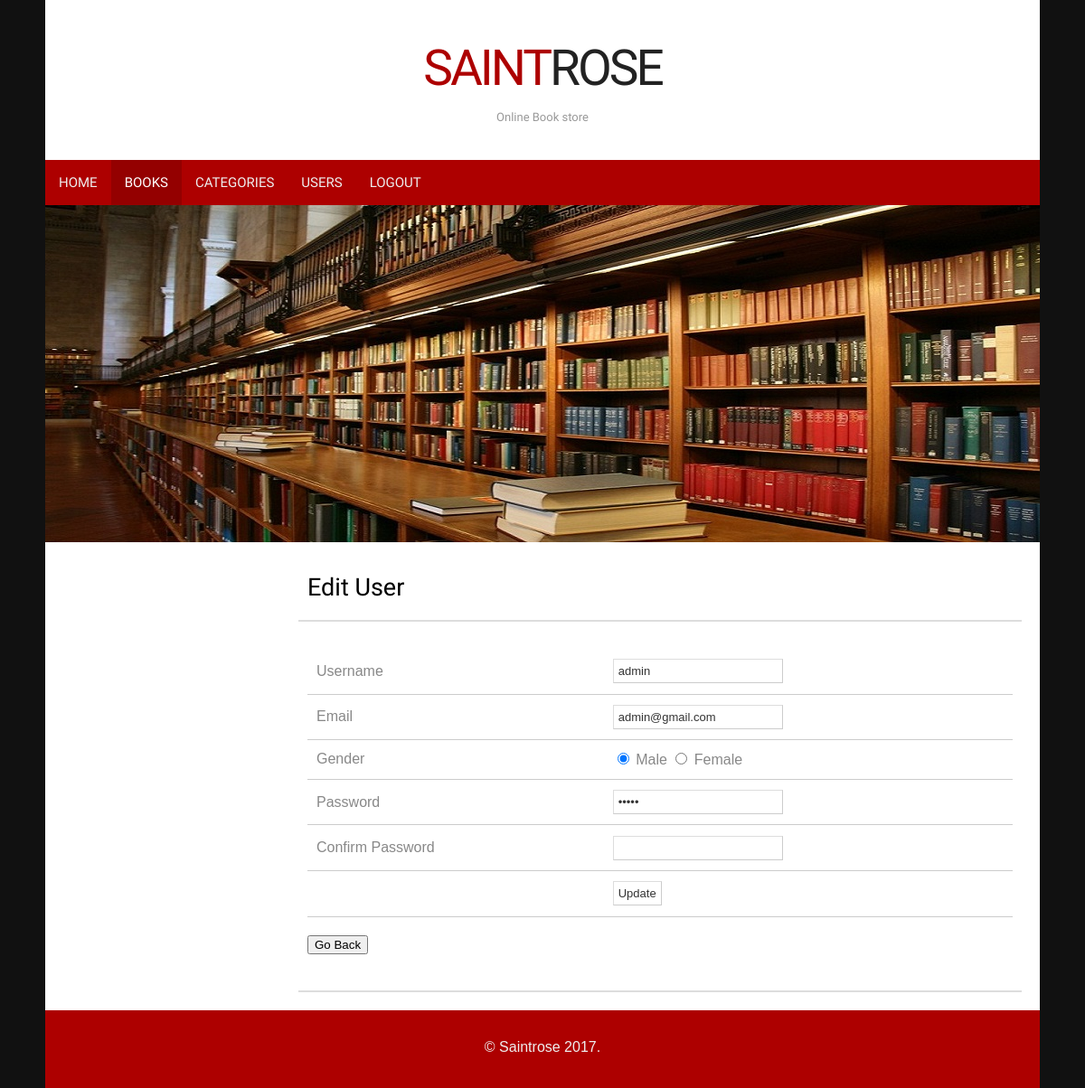
The app's page /edit_user.php?uid=10 (signed in) with its own data.
### tables this page shows
CREATE TABLE IF NOT EXISTS `users` (
  `id` int(10) NOT NULL AUTO_INCREMENT,
  `lastname` varchar(30) NOT NULL,
  `firstname` varchar(50) NOT NULL,
  `username` varchar(25) NOT NULL,
  `password` varchar(25) NOT NULL,
  `usertype` varchar(30) NOT NULL,
  `email` varchar(25) NOT NULL,
  `gender` varchar(6) NOT NULL,
  `address` varchar(50) NOT NULL,
  PRIMARY KEY (`id`)
);

### edit_user.php (the view, shortened to what this page needs)
<!Doctype html>
<head>
<link rel="stylesheet" href="styles.css" type="text/css" />
</head>
<body>
<div id="container">
    <header>
    	<h1><a href="index.php">Saint<span>Rose</span></a></h1>
        <h2>Online Book store</h2>
    </header>
    <nav>
    	<ul>
        	<li><a href="admin_home.php">Home</a></li>
            <li  class="start selected"><a href="view_books.php">Books</a></li>
            <li><a href="view_categories.php">Categories</a></li>
            <li><a href="view_users.php">Users</a></li>
		   <li class="end"><a href="logout.php">Logout</a></li>
        </ul>
    </nav>
 	<img src="images/adminbanner.jpg" alt="Books" />
    <div id="body">
		<section id="content">
	<article><h2> Edit User </h2>
		</article>
		<article class="expanded">
		<?php
			include("connect.php");  ?>
             <?php
				 $userid=$_GET['uid'];
				$res=mysqli_query($con,"select * from users where id=$userid");
				$re=mysqli_fetch_array($res);
?>
                <form action="#" method="post" onSubmit="return chkpwds();" >
					<p><table width="100%" height="297" border="0" cellpadding="0" cellspacing="0">
					<td>Username</td>
                     <td colspan="2">
                      <input type="text" name="username" value="<?php echo $re['username']; ?>" />
                      </td>
                  <tr>
                    <td>Email</td>
                    <td><input type="text" name="email" value="<?php echo $re['email']; ?>" /></td>
                  </tr>
                  <tr>
                    <td>Gender</td>
                    <td><input type="radio" name="gender" value="male"  <?php
					if($re['gender']=='male')
					{
					echo "checked='checked' ";
					}
					?>
					 />
Male
<input type="radio" name="gender" value="female" <?php
					if($re['gender']=='female')
					{
					echo "checked='checked' ";
					}
					?>  />
Female</td>
                  </tr>
                  <tr>
                    <td>Password</td>
                    <td>
					 <input type="password" name="passwd" id="passwd" value="<?php echo $re['password']; ?>"/>
                  </td>
				  </tr>
<tr><tr>
                    <td>Confirm Password</td>
                    <td>
					 <input type="password" name="cpasswd" id="cpasswd" value=""/>
                  </td>
				  </tr>
<tr>
                    <td></td>
                    <td><input type="submit" name="update" value="Update" /></td>
                  </tr>
                </table>
                </p>
                </form>
              <td>
               <input type="button" onClick="history.go(-1);" value="Go Back" />
                                        </td>
	</article>
        </section>
    </div>
    <footer>
        <div class="footer-bottom">
            <p>&copy; Saintrose 2017.</p>
         </div>
    </footer>
</div>
</body>
</html>

### styles.css (style rules this page uses)
body { background: #111; margin:0; padding:0; font-family: Arial, Helvetica, sans-serif; font-size: 16px; color: #888; }
* { margin:10; padding:10; }
table { width: 100%; text-align: left; }
th, td { padding: 10px 10px; }
td { border-bottom: 1px solid #ccc; }
p { line-height: 1.9em; margin-bottom: 20px; }
a { color: #AD0000; }
form input, form select, form textarea { padding: 5px; color: #333333; border: 1px solid #ddd; border-right:1px solid #ccc; border-bottom:1px solid #ccc; background-color:#fff; font-family: Arial, Helvetica, sans-serif; font-size: 13px; }
h1 { color: #000; font-size: 35px; font-family: 'Francois One', Arial, sans-serif; }
h2 { color: #000; font-size: 27px; letter-spacing: 0px; font-weight: normal; padding: 0 0 5px; margin: 0; font-family: 'Francois One', Arial, sans-serif; }
ul, ol { margin: 0 0 35px 35px; }
li { padding-bottom: 5px; }
#container { width: 1100px; margin: 0px auto; padding: 0px; background-color: #fff; }
header { padding: 30px 15px; background: #fff; margin: 0 auto; text-align:center; }
header h1 a, header h1 a:hover { color: #AD0000; font-size: 55px; font-weight: normal; letter-spacing: -3px; line-height:45px; text-decoration: none; text-transform: uppercase; }
header h1 a span { color: #222; }
header h2 { color: #999; font-size: 13px; position: relative; top: -5px; letter-spacing: 0; }
nav { width: 1100px; height: 50px; background-color: #AD0000; }
nav ul { height: 50px; list-style: none; padding: 0; margin: 0; }
nav ul li { float: left; display: block; padding: 0; }
nav ul li a { color: #eee; display: block; font-family: 'Francois One',Arial,sans-serif; font-size: 15px; letter-spacing: 0; line-height: 15px; margin: 0; padding: 18px 15px 17px; text-decoration: none; text-transform: uppercase; }
nav ul li.selected a, nav ul li.selected a:hover { background-color: #940000; color: #fff; }
#body { background: none; margin:0 auto; padding: 20px 20px 0; }
#content { float: right; width: 800px; }
article { border-bottom: 2px solid #ddd; padding: 10px 10px 20px 10px; }
article h2 { padding-bottom: 0; }
footer { margin:20px auto 0; width: 1100px; }
footer .footer-bottom { padding: 10px; text-align: center; background-color: #AD0000; }
footer .footer-bottom p { text-align: center; }
footer .footer-bottom p, footer .footer-bottom p a { color: #eee; }

### records on screen
users: username "admin", email "admin@gmail.com", gender "☑"
